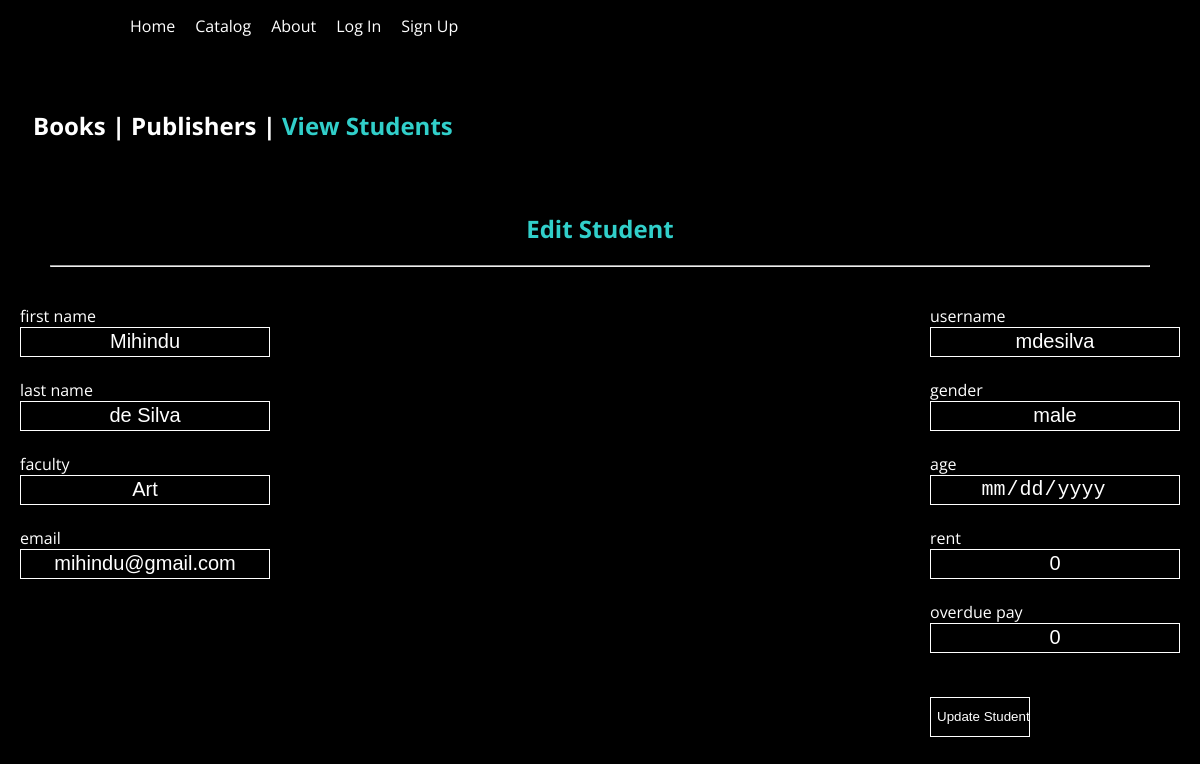
The app's page /editStudent.php?editID=1 with its own data.
### tables this page shows
CREATE TABLE `students` (
  `studentID` int(11) NOT NULL,
  `fName` varchar(45) NOT NULL,
  `lName` varchar(45) NOT NULL,
  `faculty` varchar(255) NOT NULL,
  `email` varchar(255) NOT NULL,
  `username` varchar(255) NOT NULL,
  `passwd` varchar(255) NOT NULL,
  `gender` varchar(25) NOT NULL,
  `age` int(11) NOT NULL,
  `anyRent` tinyint(1) NOT NULL,
  `overduePay` float NOT NULL
);

### editStudent.php (the view, shortened to what this page needs)
<?php
require_once('connect.php');
$editID = $_GET['editID'];
$q = "SELECT * FROM students WHERE studentID = '$editID'";
$result = $mysqli->query($q);
$editStudent = $result -> fetch_array();
?>
<html>
<link rel="stylesheet" type="text/css" href="design.css">
<body>
<header> <?php require_once('header.php') ?> </header>
	<br><br>
			<center>
				<div class="flatSidebar">
					<ul>
						<li><a href='bookMenu.php'><h2><span>Books</span> | </h2></a></li>
						<li><a href='publisherMenu.php'><h2><span>Publishers</span> | </h2></a></li>
						<li><a href='studentMenu.php'><h2><span class="active">View Students</span></h2></a></li>
					</ul>
				</div>
			</center><br><br><br><br>
			<center>
				<div style="color: white;padding: 30px;">
					<h2><span id="addBooksButton" class="flatChoiceActive"><a>Edit Student</a></span></h2>
					<hr>
				</div>
			</center>
			<form id="updateStudent" action="updateStudent.php" method="POST">
					<div style="float:left">
						<label>first name</label><br>
						<input type="text" name="fName" class="flatInput" value="<?=$editStudent['fName']?>">
						<br><br>
						<label>last name</label><br>
						<input type="text" name="lName" class="flatInput" value="<?=$editStudent['lName']?>">
						<br><br>
						<label>faculty</label><br>
						<input type="text" name="faculty" class="flatInput" value="<?=$editStudent['faculty']?>">
						<br><br>
						<label>email</label><br>
						<input type="text" name="email" class="flatInput"  value="<?=$editStudent['email']?>">
						<br><br>
					</div>
					<div style="float:right">
						<label>username</label><br>
						<input type="text" name="username" class="flatInput" value="<?=$editStudent['username']?>">
						<br><br>
						<label>gender</label><br>
						<input type="text" name="gender" class="flatInput" value="<?=$editStudent['gender']?>">
						<br><br>
						<label>age</label><br>
						<input type="date" name="age" class="flatInput" value="<?=$editStudent['age']?>">
						<br><br>
						<label>rent</label><br>
						<input type="text" name="rent" class="flatInput" value="<?=$editStudent['anyRent']?>">
						<br><br>
						<label>overdue pay</label><br>
						<input type="text" name="overdue" class="flatInput" value="<?=$editStudent['overduePay']?>">
						<br><br>
						<br>
						<input type="submit" style="width:100px" value="Update Student" class="flatButton">
					</div>
</form>
</body>
</html>

### design.css (style rules this page uses)
body { font-family: 'Open Sans', sans-serif; color: white; padding: 10px 20px; margin: 0; overflow-y: scroll; background-color: black; }
.flatButton { background-color: rgba(0,0,0,0.056); width: 6em; height: 3em; color: white; border: 1px solid white; }
.active { color: rgb(49,207,202); }
.flatChoiceActive { padding: 5px 10px 5px 10px; text-decoration: none; white-space: nowrap; color: rgb(49,207,202); border-bottom-color: rgb(49,207,202); }
.flatSidebar { list-style:none; }
.flatSidebar ul { list-style: none; padding: 10px; margin: 0px; }
.flatSidebar ul li { padding:3px; float: left; }
.flatSidebar ul li a { padding: 5px 10px 5px 10px; text-decoration: none; white-space: nowrap; color: #fff; }
.flatInput { height: 30px; width: 250px; background: rgba(0,0,0,0); border: 1px solid white; color:white; font-size:20px; text-align: center; }

### records on screen
students: fName "Mihindu", lName "de Silva", faculty "Art", email "mihindu@gmail.com", username "mdesilva", gender "male", rent "0", overdue "0"
